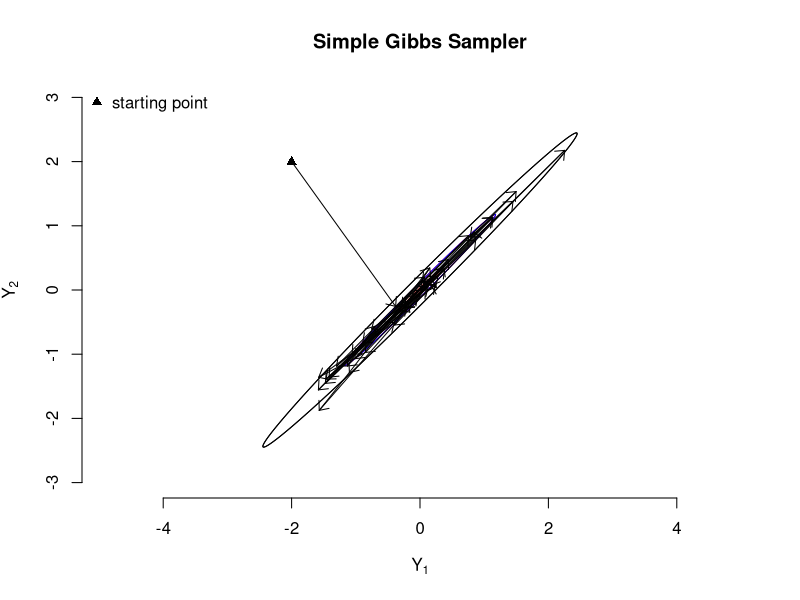

Here is the R script that generated this plot:
rm(list=ls())
set.seed(20150311)
library(mixtools)

N   <- 50
rho <- 0.995#0.995
s   <- 1-rho^2

# plot contours of the bivariate normal:
plot(0:10,type="n",xlim=c(-3,3),ylim=c(-3,3),main="Simple Gibbs Sampler",asp=1,
     xlab=expression(Y[1]),ylab=expression(Y[2]),bty="n")
legend("topleft","starting point",pch=17,bty="n")
res <- ellipse(mu=c(0,0), sigma=matrix(c(1,rho,rho,1),nrow=2,ncol=2), 
               alpha = .05, npoints = 250) 
points(res,type="l")
res <- ellipse(mu=c(0,0), sigma=matrix(c(1,rho,rho,1),nrow=2,ncol=2), 
               alpha = .5, npoints = 250, col="red") 
points(res,type="l",col="blue")

res <- ellipse(mu=c(0,0), sigma=matrix(c(1,rho,rho,1),nrow=2,ncol=2), 
               alpha = .95, npoints = 250, col="red") 
points(res,type="l",col="red")

# store samples:
mat_trans <- matrix(NA,nrow=N,ncol=2)

# transformation:
A <- matrix(c(1,rho,rho,1),nrow=2,ncol=2)
e <- eigen(A)
V <- e$vectors
B <- V %*% diag(sqrt(e$values)) %*% t(V)
Binv <- solve(B)


Y1 <- -2 #runif(1,-5,5)
Y2 <-  2 #runif(1,-5,5)
Yvec_trans <- Binv%*%matrix(c(Y1,Y2),nrow=2,ncol=1)
Y1_trans <- Yvec_trans[1]
Y2_trans <- Yvec_trans[2]

mat_trans[1,]  <- Yvec_trans

points(Y1,Y2,pch=17,lwd=2)
for (i in 2:N){
  Y1_trans <- rnorm(1,0,1)
  Y2_trans <- rnorm(1,0,1)
  mat_trans[i,] <- c(Y1_trans,Y2_trans)
#   arrows(mat[i-1,1],mat[i-1,2],mat[i,1],mat[i-1,2],length=0.1,angle=40)
#   Sys.sleep(.5)
#   arrows(mat[i,1],mat[i-1,2],mat[i,1],mat[i,2],length=0.1,angle=40)
#   Sys.sleep(.5)

}

mat <- mat_trans%*%B
for (i in 2:N){
  arrows(mat[i-1,1],mat[i-1,2],mat[i,1],mat[i,2],length=0.1,angle=40)
  Sys.sleep(.5)
}
